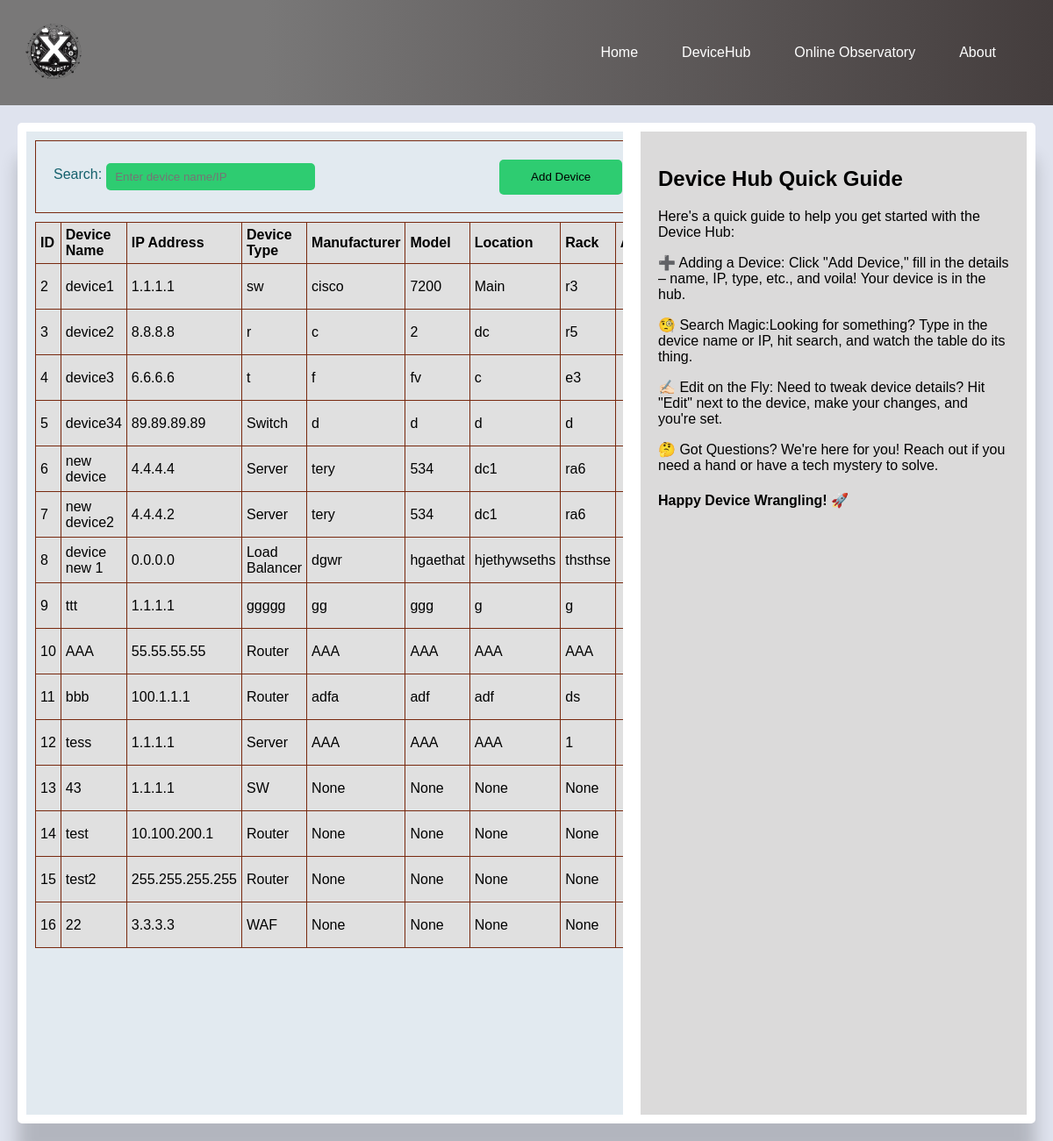
Before: /devicehub/ with the older database file.
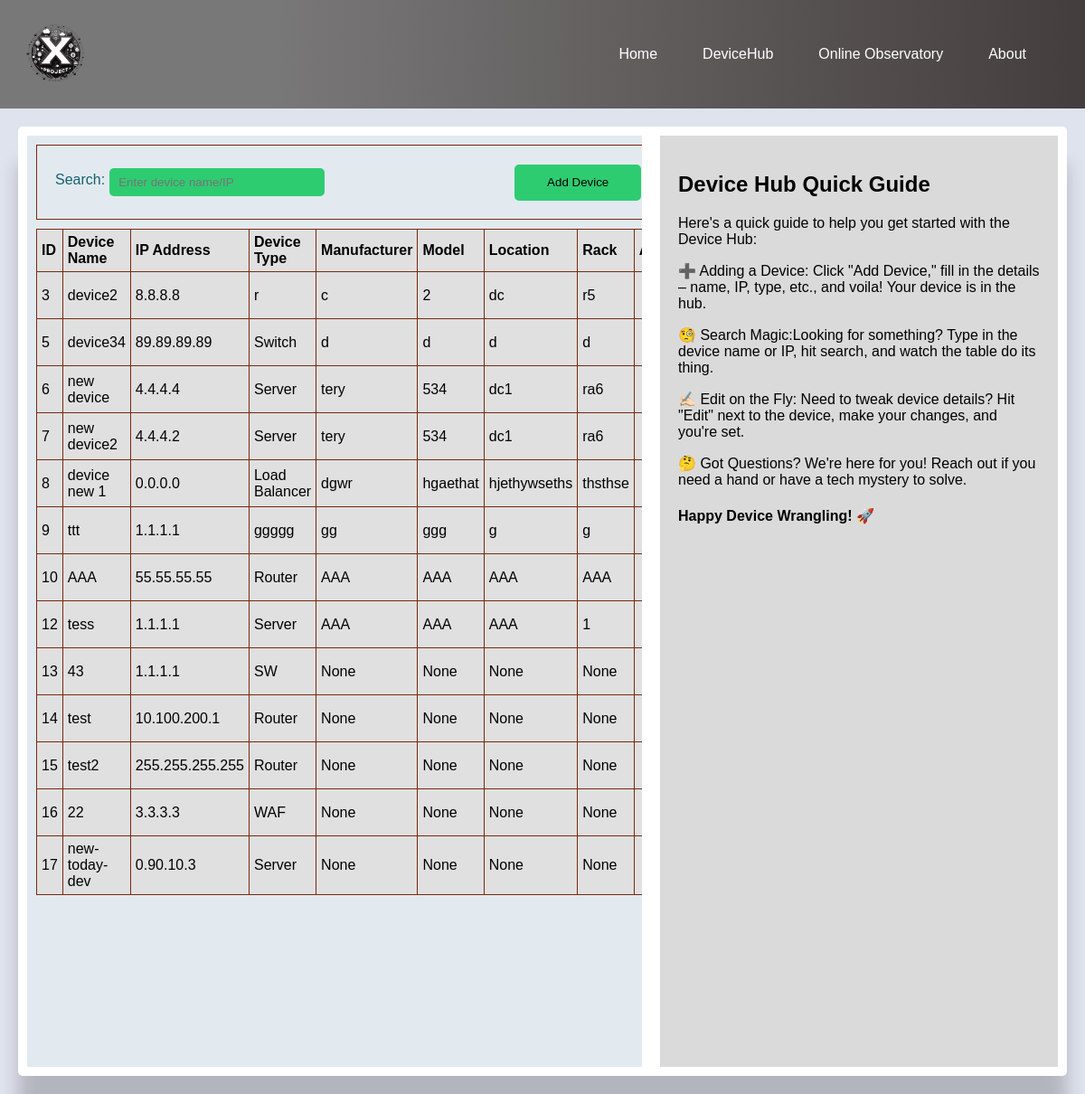
After: the same page with the newer database file.
### deviceHub/models.py (models this page shows)
class Device(models.Model):
    device_name = models.CharField(max_length=255)
    ip_address = models.GenericIPAddressField()
    device_type = models.CharField(max_length=255)
    manufacturer = models.CharField(max_length=255, blank=True, null=True)
    model = models.CharField(max_length=255, blank=True, null=True)
    location = models.CharField(max_length=255, blank=True, null=True)
    rack_loc = models.CharField(max_length=255, blank=True, null=True)

### deviceHub/views.py (the view)
# urls.py: path('', views.device_hub, name='devicehub'),
def device_hub(request):
    devices = Device.objects.all()
    return render(request, 'devicehub.html', {'devices': devices})

### templates/devicehub.html (shortened to what this page needs)
{% extends 'base.html' %}
    {% load static %}
{% block content %}
<div class="container">
    <div class="form-container" id="form_input">
        <label for="searchBox">Search:</label>
        <input type="text" id="searchBox" placeholder="Enter device name/IP">
    </div>
    <button onclick="openAddDeviceModal()">Add Device</button>
</div>
<table id="devicesTable" class="table">
    <thead>
        <tr>
            <th>ID</th>
            <th>Device Name</th>
            <th>IP Address</th>
            <th>Device Type</th>
            <th>Manufacturer</th>
            <th>Model</th>
            <th>Location</th>
            <th>Rack</th>
            <th>Action</th>
        </tr>
    </thead>
    <tbody id="devicesList">
        {% for device in devices %}
        <tr id="device-{{ device.id }}">
            <td>{{ device.id }}</td>
            <td>{{ device.device_name }}</td>
            <td>{{ device.ip_address }}</td>
            <td>{{ device.device_type }}</td>
            <td>{{ device.manufacturer }}</td>
            <td>{{ device.model }}</td>
            <td>{{ device.location }}</td>
            <td>{{device.rack_loc}}</td>
            <td>
                <div class="devicehub-action-buttons">
                </div>
            </td>
        </tr>
        {% endfor %}
    </tbody>
</table>
{% endblock %}
{% block help %}
<h2>Device Hub Quick Guide</h2>
<p>Here's a quick guide to help you get started with the Device Hub:</p>
<p>➕ Adding a Device:
    Click "Add Device," fill in the details – name, IP, type, etc., and voila! Your device is in the hub.</p>
<p>🧐 Search Magic:Looking for something? Type in the device name or IP, hit search, and watch the table do its
    thing.
</p>
<p>✍🏻 Edit on the Fly:
    Need to tweak device details? Hit "Edit" next to the device, make your changes, and you're set.</p>
<p>🤔 Got Questions?
    We're here for you! Reach out if you need a hand or have a tech mystery to solve.</p>
<h4>Happy Device Wrangling! 🚀</h4>
{% endblock %}

### templates/base.html (shortened to what this page needs)
<!DOCTYPE html>
<html lang="en">
<head>
    {% load static %}
    <link rel="stylesheet" href="{% static 'css/base.css'%}">
</head>
<body>
    <nav class="navbar">
        <div class="logo">
            <img src="{% static 'images/logo.png' %}" alt="App Logo">
        </div>
        <ul class="nav-menu">
            <li><a href="http://127.0.0.1:8000">Home</a></li>
            <li class="dropdown">
                <a href="http://127.0.0.1:8000/devicehub">DeviceHub</a>
            </li>
            <li class="dropdown">
                <a href="#">Online Observatory</a>
            </li>
            <li><a href="#">About </a></li>
        </ul>
    </nav>
    <main class="content-area">
        <section class="content-section">
            {% block content %}
            {% endblock %}
        </section>
        <aside class="help-section">
            {% block help %}
            {% endblock %}
        </aside>
    </main>
</body>
</html>

### static/css/base.css (style rules this page uses)
body { font-family: sans-serif; margin: 0; padding: 0; font-family: Trebuchet MS, Arial, Helvetica, sans-serif; background-color: #dfe3ee; background-size: cover; }
.navbar { display: flex; justify-content: space-between; align-items: center; padding: 20px; background-color: #333; color: #fff; }
.logo { display: flex; align-items: center; }
.logo img { height: 80px; width: 80px; border-radius: 50%; }
.nav-menu { display: flex; list-style: none; margin: 0; padding: 10px; }
.nav-menu li { margin-right: 20px; }
.nav-menu li a { color: #fff; text-decoration: none; padding: 10px 15px; transition: background-color 0.2s ease-in-out; }
.dropdown { position: relative; }
.navbar { background-image: linear-gradient(to right, #797878 25%, #443d3d 100%); }
.content-area { padding: 10px; margin: auto; background-color: #fff; border-radius: 5px; box-shadow: 0px 40px 20px rgba(0, 0, 0, 0.20); margin: 20px; display: flex; }
.content-section { flex: 1; height: 100vh; overflow: auto; background-color: #e2eaf0; }
.help-section { flex: 0 0 400px; background-color: #dbdada; padding: 20px; margin-left: 20px; }
.container { display: flex; width: 99%; border: 1px solid #78290f; margin: 10px; align-items: center; }
.container button { padding: 8px 10px; border: none; border-radius: 5px; margin: 5px; background-color: #2ecc71; color: #000; cursor: pointer; width: 140px; height: 40px; }
.form-container { display: flex; flex: 3; padding: 20px; }
.form-container input { width: 218px; }
label { display: flex; margin-bottom: 5px; color: #15616d; align-items: center; }
input, button { padding: 8px 10px; border: none; border-radius: 5px; margin: 5px; background-color: #2ecc71; color: #000; cursor: pointer; }
table { width: 98%; border-collapse: collapse; color: #000; background-color: #e0e0e0; border: 1px solid #141413; border-radius: 5px; margin: 10px; }
th:nth-child(1), td:nth-child(1) { width: 5%; }
th:nth-child(2), td:nth-child(2) { width: 15%; }
th:nth-child(3), td:nth-child(3) { width: 16%; }
th:nth-child(4), td:nth-child(4) { width: 10%; }
th:nth-child(5), td:nth-child(5) { width: 9%; }
th:nth-child(6), td:nth-child(6) { width: 13%; }
th:nth-child(7), td:nth-child(7) { width: 5%; }
th:nth-child(8), td:nth-child(8) { width: 7%; }
th, td { padding: 5px; text-align: left; border: 1px solid #78290f; }
.devicehub-action-buttons { display: flex; justify-content: flex-start; align-items: center; gap: 5px; }

Changed rows visible on the page:
removed Device: id "2", device_name "device1", ip_address "1.1.1.1", device_type "sw", manufacturer "cisco", model "7200", location "Main", rack_loc "r3"
removed Device: id "4", device_name "device3", ip_address "6.6.6.6", device_type "t", manufacturer "f", model "fv", location "c", rack_loc "e3"
removed Device: id "11", device_name "bbb", ip_address "100.1.1.1", device_type "Router", manufacturer "adfa", model "adf", location "adf", rack_loc "ds"
added Device: id "17", device_name "new-today-dev", ip_address "0.90.10.3", device_type "Server", manufacturer "None", model "None", location "None", rack_loc "None"
